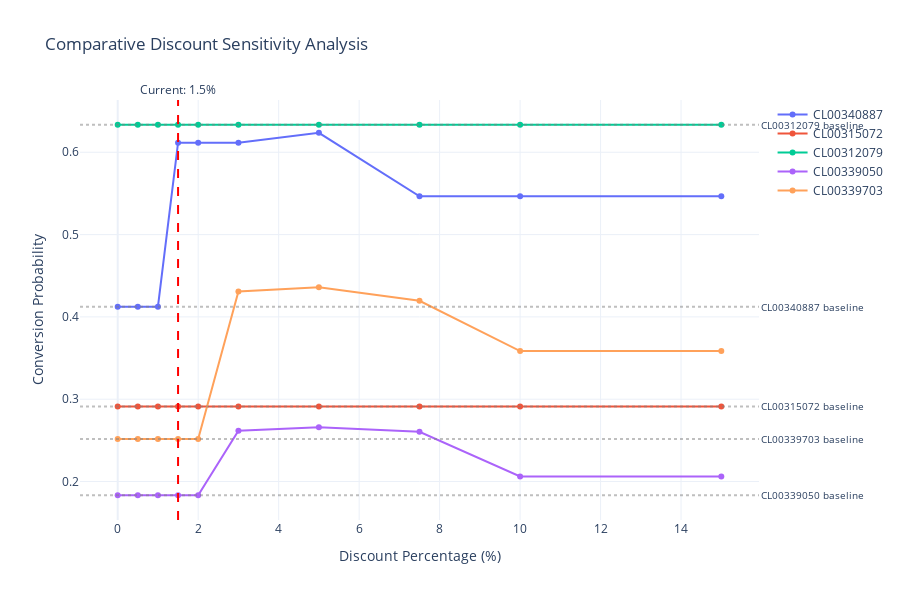

Notebook cell for this chart:
### Code cell
show_discount_comparison_graph(df_sim, model, selected_ids)

### Figure 1 — Plotly figure (JSON) as saved in the notebook; plotly's stock layout.template omitted (floating-point values rounded to 4 significant figures)
{"data": [{"customdata": [0.0, 0.0, 0.0, 0.1992, 0.1992, 0.1992, 0.2112, 0.1341, 0.1341, 0.1341], "hovertemplate": "Customer: CL00340887<br>Discount: %{x}%<br>Probability: %{y:.3f}<br>Δ from baseline: %{customdata:.3f}<br>Discount amount: €%{text:.2f}", "mode": "lines+markers", "name": "CL00340887", "text": [0.0, 24.95, 49.9, 74.86, 99.81, 149.7, 249.5, 374.3, 499.0, 748.6], "type": "scatter", "x": [0.0, 0.5, 1.0, 1.5, 2.0, 3.0, 5.0, 7.5, 10.0, 15.0], "y": [0.4124, 0.4124, 0.4124, 0.6117, 0.6117, 0.6117, 0.6237, 0.5465, 0.5465, 0.5465]}, {"customdata": [0.0, 0.0, 0.0, 0.0, 0.0, 0.0, 0.0, 0.0, 0.0, 0.0], "hovertemplate": "Customer: CL00315072<br>Discount: %{x}%<br>Probability: %{y:.3f}<br>Δ from baseline: %{customdata:.3f}<br>Discount amount: €%{text:.2f}", "mode": "lines+markers", "name": "CL00315072", "text": [0.0, 148.0, 295.9, 443.9, 591.8, 887.7, 1480.0, 2219.0, 2959.0, 4439.0], "type": "scatter", "x": [0.0, 0.5, 1.0, 1.5, 2.0, 3.0, 5.0, 7.5, 10.0, 15.0], "y": [0.2913, 0.2913, 0.2913, 0.2913, 0.2913, 0.2913, 0.2913, 0.2913, 0.2913, 0.2913]}, {"customdata": [0.0, 0.0, 0.0, 0.0, 0.0, 0.0, 0.0, 0.0, 0.0, 0.0], "hovertemplate": "Customer: CL00312079<br>Discount: %{x}%<br>Probability: %{y:.3f}<br>Δ from baseline: %{customdata:.3f}<br>Discount amount: €%{text:.2f}", "mode": "lines+markers", "name": "CL00312079", "text": [0.0, 70.9, 141.8, 212.7, 283.6, 425.4, 709.0, 1063.0, 1418.0, 2127.0], "type": "scatter", "x": [0.0, 0.5, 1.0, 1.5, 2.0, 3.0, 5.0, 7.5, 10.0, 15.0], "y": [0.6334, 0.6334, 0.6334, 0.6334, 0.6334, 0.6334, 0.6334, 0.6334, 0.6334, 0.6334]}, {"customdata": [0.0, 0.0, 0.0, 0.0, 0.0, 0.07845, 0.08247, 0.07711, 0.0228, 0.0228], "hovertemplate": "Customer: CL00339050<br>Discount: %{x}%<br>Probability: %{y:.3f}<br>Δ from baseline: %{customdata:.3f}<br>Discount amount: €%{text:.2f}", "mode": "lines+markers", "name": "CL00339050", "text": [0.0, 161.7, 323.4, 485.0, 646.7, 970.1, 1617.0, 2425.0, 3234.0, 4850.0], "type": "scatter", "x": [0.0, 0.5, 1.0, 1.5, 2.0, 3.0, 5.0, 7.5, 10.0, 15.0], "y": [0.1833, 0.1833, 0.1833, 0.1833, 0.1833, 0.2617, 0.2658, 0.2604, 0.2061, 0.2061]}, {"customdata": [0.0, 0.0, 0.0, 0.0, 0.0, 0.1793, 0.1844, 0.168, 0.1069, 0.1069], "hovertemplate": "Customer: CL00339703<br>Discount: %{x}%<br>Probability: %{y:.3f}<br>Δ from baseline: %{customdata:.3f}<br>Discount amount: €%{text:.2f}", "mode": "lines+markers", "name": "CL00339703", "text": [0.0, 100.6, 201.1, 301.7, 402.3, 603.4, 1006.0, 1509.0, 2011.0, 3017.0], "type": "scatter", "x": [0.0, 0.5, 1.0, 1.5, 2.0, 3.0, 5.0, 7.5, 10.0, 15.0], "y": [0.2516, 0.2516, 0.2516, 0.2516, 0.2516, 0.4308, 0.4359, 0.4195, 0.3585, 0.3585]}], "layout": {"annotations": [{"font": {"size": 10}, "showarrow": false, "text": "CL00340887 baseline", "x": 1, "xanchor": "left", "xref": "x domain", "y": 0.4124, "yanchor": "middle", "yref": "y"}, {"font": {"size": 10}, "showarrow": false, "text": "CL00315072 baseline", "x": 1, "xanchor": "left", "xref": "x domain", "y": 0.2913, "yanchor": "middle", "yref": "y"}, {"font": {"size": 10}, "showarrow": false, "text": "CL00312079 baseline", "x": 1, "xanchor": "left", "xref": "x domain", "y": 0.6334, "yanchor": "middle", "yref": "y"}, {"font": {"size": 10}, "showarrow": false, "text": "CL00339050 baseline", "x": 1, "xanchor": "left", "xref": "x domain", "y": 0.1833, "yanchor": "middle", "yref": "y"}, {"font": {"size": 10}, "showarrow": false, "text": "CL00339703 baseline", "x": 1, "xanchor": "left", "xref": "x domain", "y": 0.2516, "yanchor": "middle", "yref": "y"}, {"showarrow": false, "text": "Current: 1.5%", "x": 1.5, "xanchor": "center", "xref": "x", "y": 1, "yanchor": "bottom", "yref": "y domain"}], "height": 600, "hovermode": "closest", "shapes": [{"line": {"color": "gray", "dash": "dot"}, "opacity": 0.5, "type": "line", "x0": 0, "x1": 1, "xref": "x domain", "y0": 0.4124, "y1": 0.4124, "yref": "y"}, {"line": {"color": "gray", "dash": "dot"}, "opacity": 0.5, "type": "line", "x0": 0, "x1": 1, "xref": "x domain", "y0": 0.2913, "y1": 0.2913, "yref": "y"}, {"line": {"color": "gray", "dash": "dot"}, "opacity": 0.5, "type": "line", "x0": 0, "x1": 1, "xref": "x domain", "y0": 0.6334, "y1": 0.6334, "yref": "y"}, {"line": {"color": "gray", "dash": "dot"}, "opacity": 0.5, "type": "line", "x0": 0, "x1": 1, "xref": "x domain", "y0": 0.1833, "y1": 0.1833, "yref": "y"}, {"line": {"color": "gray", "dash": "dot"}, "opacity": 0.5, "type": "line", "x0": 0, "x1": 1, "xref": "x domain", "y0": 0.2516, "y1": 0.2516, "yref": "y"}, {"line": {"color": "red", "dash": "dash"}, "type": "line", "x0": 1.5, "x1": 1.5, "xref": "x", "y0": 0, "y1": 1, "yref": "y domain"}], "showlegend": true, "title": {"text": "Comparative Discount Sensitivity Analysis"}, "xaxis": {"title": {"text": "Discount Percentage (%)"}}, "yaxis": {"title": {"text": "Conversion Probability"}}}}
